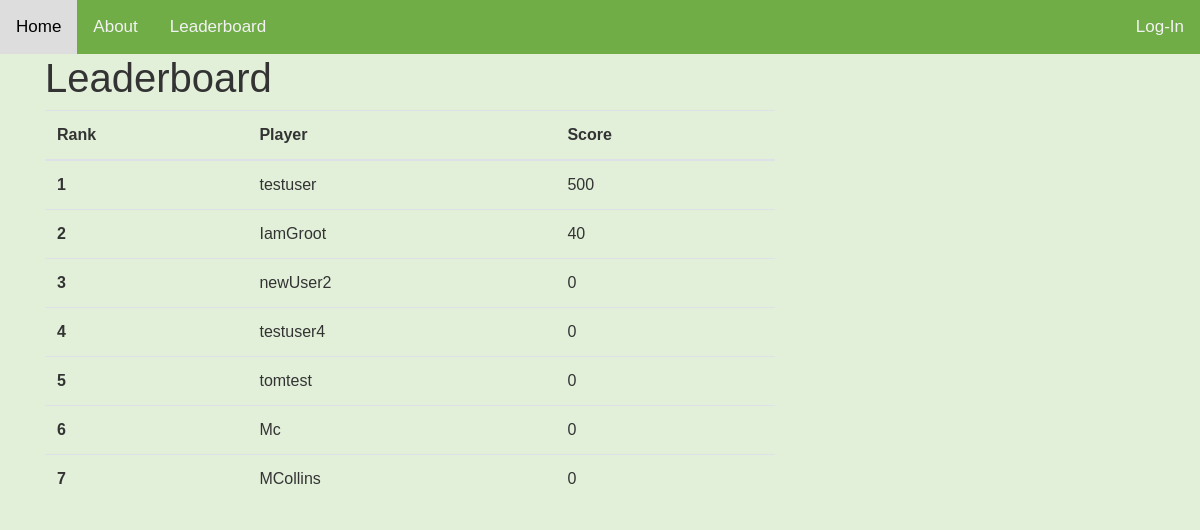
The page /leaderboard/ on the database as committed earlier.
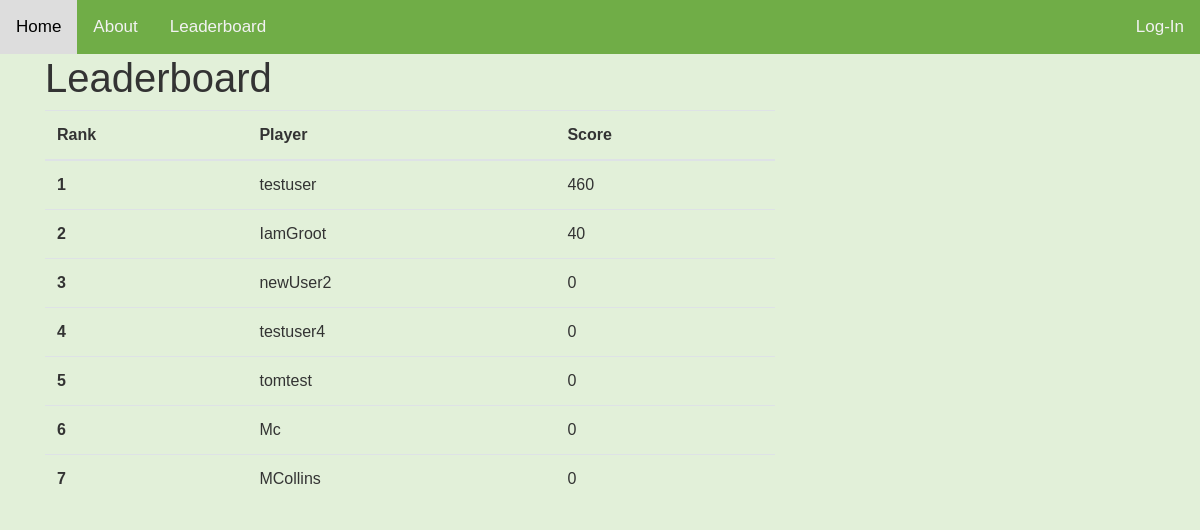
The same page on the database as committed later.
### users/models.py (models this page shows, shortened)
class Profile(models.Model):
    user = models.OneToOneField(User, on_delete=models.CASCADE)
    image = models.ImageField(default='default.jpg', upload_to='profile_pics')
    score = models.IntegerField(default=0)
    userRank = models.IntegerField(default=0)
    Drink = models.IntegerField(default=0)
    Snack = models.IntegerField(default=0)
    Vegetable = models.IntegerField(default=0)
    Protein = models.IntegerField(default=0)
    Fruit = models.IntegerField(default=0)

### Food_Scanner/views.py (the view)
# urls.py: path('leaderboard/', views.leaderboard, name='Food_Scanner-leaderboard'),
def leaderboard(request):
    '''Users profile from user.models table loaded into d and ordered DESC by score '''
    d = Profile.objects.order_by('-score')
    return render(request, 'Food_Scanner/leaderboard.html', locals())

### Food_Scanner/templates/Food_Scanner/leaderboard.html
{% extends "Food_Scanner/base.html" %}
{% block content %}
    <h1>Leaderboard</h1>
    <table class="table">
  <thead>
    <tr>
      <th scope="col">Rank</th>
      <th scope="col">Player</th>
      <th scope="col">Score</th>
    </tr>
  </thead>
  <tbody>
    {% for i in d %}
      <tr>
      <th scope="row">{{ forloop.counter }}</th>
      <td>{{ i.user }}</td>
      <td>{{ i.score }}</td>
      </tr>
    {%  endfor %}
  </tbody>
    </table>
    </body>
{% endblock content%}

Rows that differ between the two databases and show on the page:
changed Profile "testuser": score "500" → "460"
